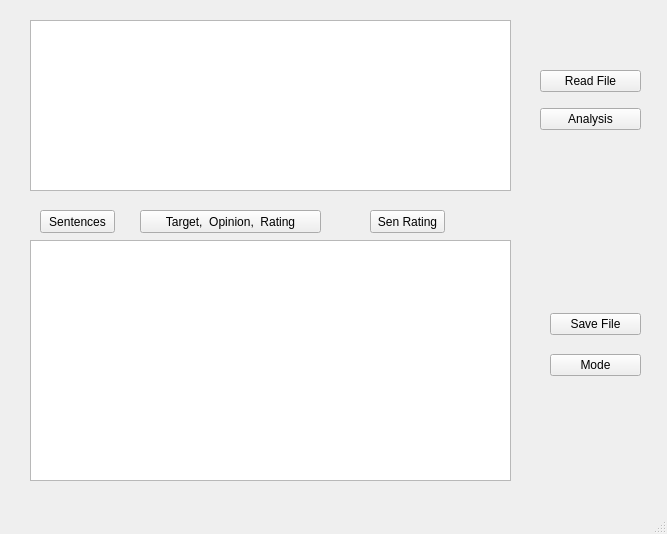
<?xml version="1.0" encoding="UTF-8"?>
<ui version="4.0">
 <class>MainWindow</class>
 <widget class="QMainWindow" name="MainWindow">
  <property name="geometry">
   <rect>
    <x>0</x>
    <y>0</y>
    <width>667</width>
    <height>534</height>
   </rect>
  </property>
  <property name="windowTitle">
   <string>MainWindow</string>
  </property>
  <widget class="QWidget" name="centralwidget">
   <widget class="QPushButton" name="pushButton_2">
    <property name="geometry">
     <rect>
      <x>140</x>
      <y>210</y>
      <width>181</width>
      <height>23</height>
     </rect>
    </property>
    <property name="text">
     <string>Target,  Opinion,  Rating</string>
    </property>
   </widget>
   <widget class="QTableWidget" name="table_output">
    <property name="geometry">
     <rect>
      <x>30</x>
      <y>240</y>
      <width>481</width>
      <height>241</height>
     </rect>
    </property>
    <property name="sizeAdjustPolicy">
     <enum>QAbstractScrollArea::AdjustToContents</enum>
    </property>
    <property name="wordWrap">
     <bool>true</bool>
    </property>
    <attribute name="horizontalHeaderVisible">
     <bool>false</bool>
    </attribute>
    <attribute name="verticalHeaderVisible">
     <bool>true</bool>
    </attribute>
   </widget>
   <widget class="QPushButton" name="pushButton_3">
    <property name="geometry">
     <rect>
      <x>370</x>
      <y>210</y>
      <width>75</width>
      <height>23</height>
     </rect>
    </property>
    <property name="text">
     <string>Sen Rating</string>
    </property>
   </widget>
   <widget class="QTextEdit" name="text_input">
    <property name="geometry">
     <rect>
      <x>30</x>
      <y>20</y>
      <width>481</width>
      <height>171</height>
     </rect>
    </property>
    <property name="sizePolicy">
     <sizepolicy hsizetype="Expanding" vsizetype="Expanding">
      <horstretch>1</horstretch>
      <verstretch>1</verstretch>
     </sizepolicy>
    </property>
    <property name="sizeIncrement">
     <size>
      <width>10</width>
      <height>10</height>
     </size>
    </property>
    <property name="mouseTracking">
     <bool>false</bool>
    </property>
    <property name="inputMethodHints">
     <set>Qt::ImhMultiLine</set>
    </property>
   </widget>
   <widget class="QPushButton" name="pushButton">
    <property name="geometry">
     <rect>
      <x>40</x>
      <y>210</y>
      <width>75</width>
      <height>23</height>
     </rect>
    </property>
    <property name="text">
     <string>Sentences</string>
    </property>
   </widget>
   <widget class="QWidget" name="verticalLayoutWidget">
    <property name="geometry">
     <rect>
      <x>540</x>
      <y>60</y>
      <width>101</width>
      <height>81</height>
     </rect>
    </property>
    <layout class="QVBoxLayout" name="verticalLayout">
     <item>
      <widget class="QPushButton" name="read_file_button">
       <property name="text">
        <string>Read File</string>
       </property>
       <property name="icon">
        <iconset resource="qrc/button.qrc">
         <normaloff>:/Images/blue_spot.png</normaloff>:/Images/blue_spot.png</iconset>
       </property>
      </widget>
     </item>
     <item>
      <widget class="QPushButton" name="analysis_button">
       <property name="enabled">
        <bool>true</bool>
       </property>
       <property name="text">
        <string>Analysis</string>
       </property>
       <property name="icon">
        <iconset resource="qrc/button.qrc">
         <normaloff>:/Images/purple_spot.png</normaloff>:/Images/purple_spot.png</iconset>
       </property>
      </widget>
     </item>
    </layout>
   </widget>
   <widget class="QWidget" name="verticalLayoutWidget_2">
    <property name="geometry">
     <rect>
      <x>550</x>
      <y>300</y>
      <width>91</width>
      <height>91</height>
     </rect>
    </property>
    <layout class="QVBoxLayout" name="verticalLayout_2">
     <item>
      <widget class="QPushButton" name="save_file_button">
       <property name="text">
        <string>Save File</string>
       </property>
       <property name="icon">
        <iconset resource="qrc/button.qrc">
         <normaloff>:/Images/blue_spot.png</normaloff>:/Images/blue_spot.png</iconset>
       </property>
      </widget>
     </item>
     <item>
      <widget class="QPushButton" name="mode_button">
       <property name="text">
        <string>  Mode  </string>
       </property>
       <property name="icon">
        <iconset resource="qrc/button.qrc">
         <normaloff>:/Images/yellow_spot.png</normaloff>:/Images/yellow_spot.png</iconset>
       </property>
      </widget>
     </item>
    </layout>
   </widget>
  </widget>
  <widget class="QMenuBar" name="menubar">
   <property name="geometry">
    <rect>
     <x>0</x>
     <y>0</y>
     <width>667</width>
     <height>21</height>
    </rect>
   </property>
  </widget>
  <widget class="QStatusBar" name="statusbar"/>
 </widget>
 <resources>
  <include location="qrc/button.qrc"/>
 </resources>
 <connections/>
</ui>
